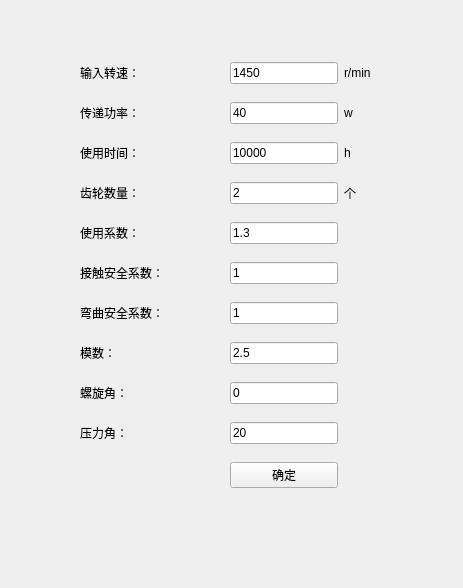
<?xml version="1.0" encoding="UTF-8"?>
<ui version="4.0">
 <class>Form</class>
 <widget class="QWidget" name="Form">
  <property name="geometry">
   <rect>
    <x>0</x>
    <y>0</y>
    <width>463</width>
    <height>588</height>
   </rect>
  </property>
  <property name="windowTitle">
   <string>Form</string>
  </property>
  <widget class="QWidget" name="layoutWidget">
   <property name="geometry">
    <rect>
     <x>80</x>
     <y>50</y>
     <width>291</width>
     <height>461</height>
    </rect>
   </property>
   <layout class="QGridLayout" name="gridLayout" columnstretch="2,0,0">
    <item row="7" column="2">
     <widget class="QLabel" name="label_13">
      <property name="text">
       <string/>
      </property>
     </widget>
    </item>
    <item row="1" column="1">
     <widget class="QLineEdit" name="lineEdit_2">
      <property name="text">
       <string>40</string>
      </property>
     </widget>
    </item>
    <item row="0" column="1">
     <widget class="QLineEdit" name="lineEdit">
      <property name="text">
       <string>1450</string>
      </property>
     </widget>
    </item>
    <item row="1" column="0">
     <widget class="QLabel" name="label_4">
      <property name="text">
       <string>传递功率：</string>
      </property>
     </widget>
    </item>
    <item row="1" column="2">
     <widget class="QLabel" name="label_3">
      <property name="text">
       <string>w</string>
      </property>
     </widget>
    </item>
    <item row="7" column="0">
     <widget class="QLabel" name="label_14">
      <property name="text">
       <string>弯曲安全系数：</string>
      </property>
     </widget>
    </item>
    <item row="0" column="2">
     <widget class="QLabel" name="label_2">
      <property name="text">
       <string>r/min</string>
      </property>
     </widget>
    </item>
    <item row="9" column="1">
     <widget class="QLineEdit" name="lineEdit_8">
      <property name="text">
       <string>2.5</string>
      </property>
     </widget>
    </item>
    <item row="10" column="0">
     <widget class="QLabel" name="label_16">
      <property name="text">
       <string>螺旋角：</string>
      </property>
     </widget>
    </item>
    <item row="7" column="1">
     <widget class="QLineEdit" name="lineEdit_7">
      <property name="text">
       <string>1</string>
      </property>
     </widget>
    </item>
    <item row="11" column="1">
     <widget class="QLineEdit" name="lineEdit_10">
      <property name="text">
       <string>20</string>
      </property>
     </widget>
    </item>
    <item row="9" column="0">
     <widget class="QLabel" name="label_15">
      <property name="text">
       <string>模数：</string>
      </property>
     </widget>
    </item>
    <item row="2" column="0">
     <widget class="QLabel" name="label_6">
      <property name="text">
       <string>使用时间：</string>
      </property>
     </widget>
    </item>
    <item row="5" column="0">
     <widget class="QLabel" name="label_12">
      <property name="text">
       <string>接触安全系数：</string>
      </property>
     </widget>
    </item>
    <item row="4" column="0">
     <widget class="QLabel" name="label_10">
      <property name="text">
       <string>使用系数：</string>
      </property>
     </widget>
    </item>
    <item row="2" column="1">
     <widget class="QLineEdit" name="lineEdit_3">
      <property name="text">
       <string>10000</string>
      </property>
     </widget>
    </item>
    <item row="0" column="0">
     <widget class="QLabel" name="label">
      <property name="text">
       <string>输入转速：</string>
      </property>
     </widget>
    </item>
    <item row="2" column="2">
     <widget class="QLabel" name="label_5">
      <property name="text">
       <string>h</string>
      </property>
     </widget>
    </item>
    <item row="11" column="0">
     <widget class="QLabel" name="label_17">
      <property name="text">
       <string>压力角：</string>
      </property>
     </widget>
    </item>
    <item row="10" column="1">
     <widget class="QLineEdit" name="lineEdit_9">
      <property name="text">
       <string>0</string>
      </property>
     </widget>
    </item>
    <item row="3" column="2">
     <widget class="QLabel" name="label_7">
      <property name="text">
       <string>个</string>
      </property>
     </widget>
    </item>
    <item row="4" column="2">
     <widget class="QLabel" name="label_9">
      <property name="text">
       <string/>
      </property>
     </widget>
    </item>
    <item row="5" column="1">
     <widget class="QLineEdit" name="lineEdit_6">
      <property name="text">
       <string>1</string>
      </property>
     </widget>
    </item>
    <item row="4" column="1">
     <widget class="QLineEdit" name="lineEdit_5">
      <property name="text">
       <string>1.3</string>
      </property>
     </widget>
    </item>
    <item row="3" column="0">
     <widget class="QLabel" name="label_8">
      <property name="text">
       <string>齿轮数量：</string>
      </property>
     </widget>
    </item>
    <item row="12" column="1">
     <widget class="QPushButton" name="pushButton">
      <property name="text">
       <string>确定</string>
      </property>
     </widget>
    </item>
    <item row="3" column="1">
     <widget class="QLineEdit" name="lineEdit_4">
      <property name="text">
       <string>2</string>
      </property>
     </widget>
    </item>
    <item row="5" column="2">
     <widget class="QLabel" name="label_11">
      <property name="text">
       <string/>
      </property>
     </widget>
    </item>
    <item row="9" column="2">
     <widget class="QLabel" name="label_18">
      <property name="text">
       <string/>
      </property>
     </widget>
    </item>
    <item row="10" column="2">
     <widget class="QLabel" name="label_19">
      <property name="text">
       <string/>
      </property>
     </widget>
    </item>
    <item row="11" column="2">
     <widget class="QLabel" name="label_20">
      <property name="text">
       <string/>
      </property>
     </widget>
    </item>
   </layout>
  </widget>
 </widget>
 <resources/>
 <connections>
  <connection>
   <sender>pushButton</sender>
   <signal>clicked()</signal>
   <receiver>Form</receiver>
   <slot>jisuan()</slot>
   <hints>
    <hint type="sourcelabel">
     <x>259</x>
     <y>471</y>
    </hint>
    <hint type="destinationlabel">
     <x>373</x>
     <y>514</y>
    </hint>
   </hints>
  </connection>
 </connections>
 <slots>
  <slot>jisuan()</slot>
 </slots>
</ui>
